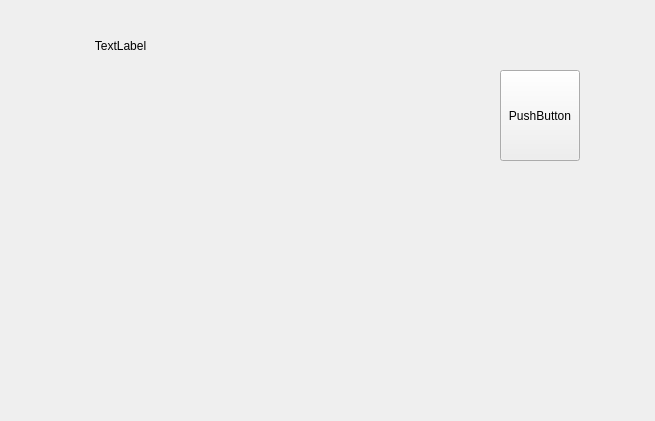
<?xml version="1.0" encoding="UTF-8"?>
<ui version="4.0">
 <class>MainWindow</class>
 <widget class="QMainWindow" name="MainWindow">
  <property name="geometry">
   <rect>
    <x>0</x>
    <y>0</y>
    <width>655</width>
    <height>421</height>
   </rect>
  </property>
  <property name="windowTitle">
   <string>MainWindow</string>
  </property>
  <property name="styleSheet">
   <string notr="true">background-image: url(:/timg.jpeg);</string>
  </property>
  <widget class="QWidget" name="centralWidget">
   <widget class="QLabel" name="ql_name_chosen">
    <property name="geometry">
     <rect>
      <x>0</x>
      <y>0</y>
      <width>241</width>
      <height>91</height>
     </rect>
    </property>
    <property name="styleSheet">
     <string notr="true"/>
    </property>
    <property name="text">
     <string>TextLabel</string>
    </property>
    <property name="alignment">
     <set>Qt::AlignCenter</set>
    </property>
   </widget>
   <widget class="QPushButton" name="bt_start">
    <property name="geometry">
     <rect>
      <x>500</x>
      <y>70</y>
      <width>80</width>
      <height>91</height>
     </rect>
    </property>
    <property name="styleSheet">
     <string notr="true">font: 24pt &quot;.SF NS Text&quot;;
border-color: qlineargradient(spread:pad, x1:0, y1:0, x2:1, y2:0, stop:0 rgba(0, 0, 0, 255), stop:1 rgba(255, 255, 255, 255));</string>
    </property>
    <property name="text">
     <string>PushButton</string>
    </property>
   </widget>
  </widget>
 </widget>
 <layoutdefault spacing="6" margin="11"/>
 <resources/>
 <connections/>
</ui>
